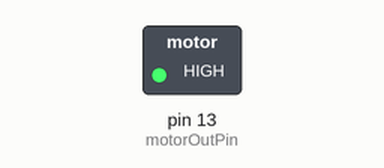
Recording of a sketch running on a simulated Arduino Uno, built with avr-gcc and run on an emulated ATmega328P. Parts: switched loads named in the sketch (green lamp = pin HIGH).

Above: at 0.1 s.
Timing chart, 0 to 1.6 s (numbered marks = the images above):
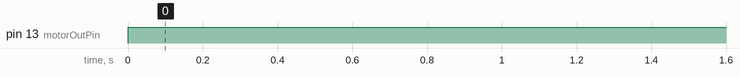

The sketch:

pwmTestBrushedMotor.ino
```cpp
int motorOutPin = 13;

void setup() {
  // put your setup code here, to run once:
  pinMode(motorOutPin, OUTPUT);

}

void loop() {
  // put your main code here, to run repeatedly:
  // for(int i = 0; i < 255; i++) {
  //   analogWrite(motorOutPin, i);
  //   delay(20);
  // }
    analogWrite(motorOutPin, 128);
    // digitalWrite(motorOutPin, 0);
}
```

Measured:
- by itself, pin 13 (motorOutPin): LOW → HIGH at 0.00 s
